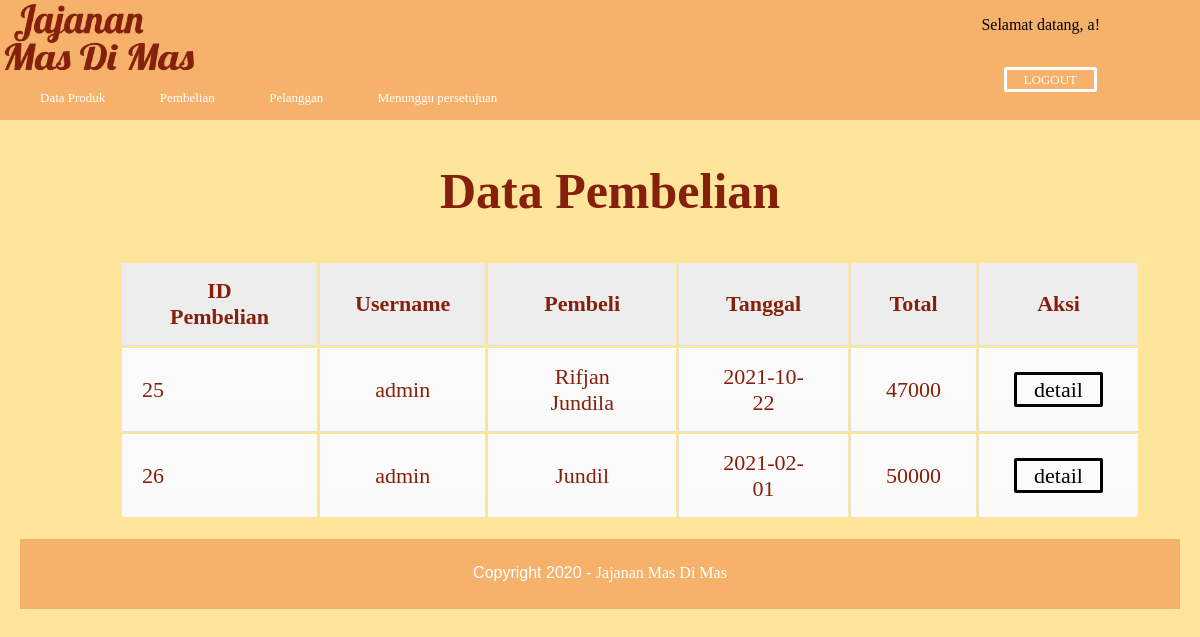
Page /pembelian.php (signed in) on the earlier database version.
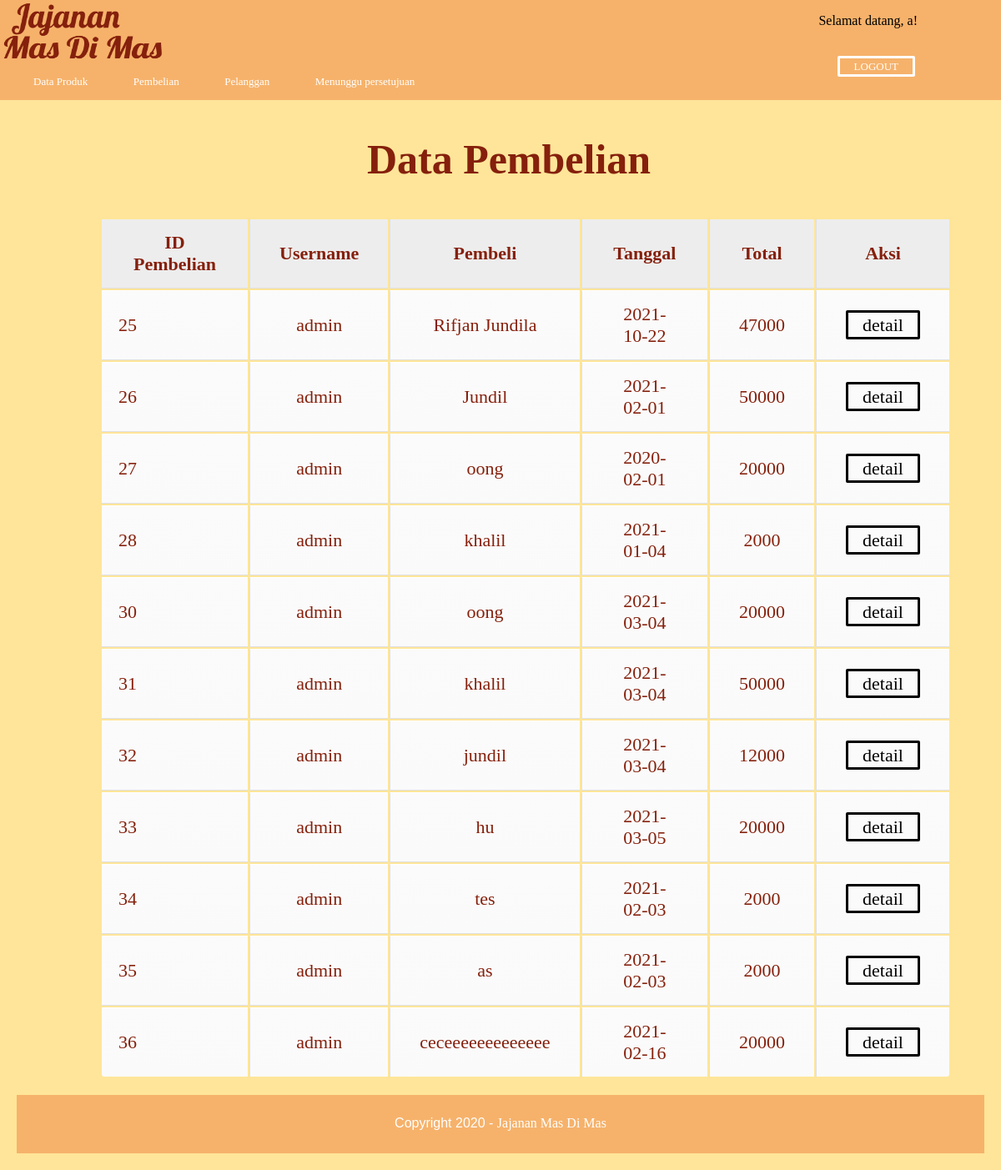
Same page on the later database version.
### tables this page shows
CREATE TABLE `pembelian` (
  `id_pembelian` int(11) NOT NULL,
  `username` varchar(20) NOT NULL,
  `atasnama` varchar(100) NOT NULL,
  `tanggal` date NOT NULL,
  `pembayaran` varchar(200) NOT NULL,
  `total` int(11) NOT NULL,
  `status` enum('diproses','dikirim','selesai','ditolak') NOT NULL DEFAULT 'diproses',
  `bukti_pembayaran` varchar(100) DEFAULT NULL
);

CREATE TABLE `pengguna` (
  `username` varchar(20) NOT NULL,
  `email` varchar(100) NOT NULL,
  `nohp` varchar(15) NOT NULL,
  `password` varchar(20) NOT NULL,
  `password2` varchar(20) NOT NULL,
  `alamat` text NOT NULL,
  `kodepos` varchar(50) NOT NULL
);

### pembelian.php (the view, shortened to what this page needs)
<!DOCTYPE html>
<html>
<head>
	<link rel='stylesheet' href='css/admin.css'>
</head>
<body>
	<div class='header'>
		<a href="admin.php" class="custom-logo-link" rel="home" aria-current="page"><img width="200" height="80px" src="gambar/logo.png" class="custom-logo"/></a>
		<div class="menu-header-1">
			<div class="a">
				<ul>
					<p>Selamat datang, <?php echo $_SESSION['username']; ?>!</p>
					<li><a href="logout.php">LOGOUT</a></li>
				</ul>
			</div>
			<div class="c">
			</div>
		</div>
		<div class="menu-header-2">
		</div>
	</div>
	<div class="header-2">
		<div class="menu-header-2">
			<ul>
				<li><a href="dataproduk.php">Data Produk</a></li>
				<li><a href="pembelian.php">Pembelian</a></li>
				<li><a href="pelanggan.php">Pelanggan</a></li>
				<li><a href="menunggupersetujuan.php">Menunggu persetujuan</a></li>
			</ul>
		</div>
	</div>
	<div class='gambar'>
		<h2> Data Pembelian </h2>
		<table class="table">
			<thead>
				<tr>
					<th>ID Pembelian</th>
					<th>Username</th>
					<th>Pembeli</th>
					<th>Tanggal</th>
					<th>Total</th>
					<th>Aksi</th>
				</tr>
			</thead>
			<tbody>
				<?php
				include 'konek.php';
				$ambil=$con->query("SELECT * FROM pembelian JOIN pengguna ON pembelian.username=pengguna.username"); ?>
				<?php while($pecah = $ambil->fetch_assoc()){ ?>
					<tr>
						<td><?php echo $pecah['id_pembelian'];?></td>
						<td><?php echo $pecah['username'];?></td>
						<td><?=$pecah['atasnama']?></td>
						<td><?php echo $pecah['tanggal'];?></td>
						<td><?php echo $pecah['total'];?></td>
						<td>
							<a href="admin.php?halaman=detail&id=<?php echo $pecah['id_pembelian'];?>" class="btn">detail</a>
						</td>
					</tr>
				<?php } ?>
			</tbody>
		</table>
	</div>
	<div class='footer'>
		<p>Copyright 2020 - <a href=''>Jajanan Mas Di Mas</a></p>
	</div>
</body>
</html>

### css/admin.css (style rules this page uses)
body { background-color: #FFE599; margin: 0; font-family: sans-serif; }
.header { width: 100%; height: 60px; background-color: #F6B26B; }
.menu-header-1 { float: right; height: 60px; width: 40%; border-left: 0px solid; text-align: right; font-family: signika; }
.menu-header-1 .a { border-left: 0px solid; width: 44%; float: right; height: 60px; margin-right: 100px; }
.menu-header-1 .a ul a { font-size: 13px; font-family: Arial Black; font-style: bold; text-decoration: none; color: white; }
.menu-header-1 .a ul li { display: inline-block; position: relative; margin-top: 20px; margin-right: 3px; }
.menu-header-1 .a ul li a { color: white; text-decoration: none; border: 3px solid; border-radius: 2px; padding: 2px 17px 2px 17px; transition: 0.5s ease; }
.menu-header-1 .c { margin-top: 20px; width: 34%; float: right; height: 60px; text-align: center; }
.menu-header-2 { float: right; height: 60px; width: 40%; }
.header-2 { width: 100%; height: 60px; background-color: #F6B26B; }
.header-2 .menu-header-2 { margin-left: 4%; width: 100%; height: 43px; }
.menu-header-2 ul li { display: inline-block; position: relative; list-style-type: none; margin-right: 50px; margin-top: 12px; }
.menu-header-2 ul li a { font-size: 13px; font-family: Arial Black; font-style: bold; text-decoration: none; color: white; }
.gambar { width: 90%; display: grid; grid-template-columns: 1fr; margin:auto; }
.gambar h2 { margin-left: 20px; font-family: Brush Script MT; color: #85200c; font-size: 50px; text-align: center; position: relative; }
.table { margin-left: 60px; font-size: 22px; font-family: times; color: #85200c; position: relative; }
table th { padding: 15px 35px; border-left:1px solid #e0e0e0; border-bottom: 1px solid #e0e0e0; background: #ededed; }
table th:first-child { border-left:none; }
table tr { text-align: center; padding-left: 20px; }
table td:first-child { text-align: left; padding-left: 20px; border-left: 0; }
table td { padding: 15px 35px; border-top: 1px solid #ffffff; border-bottom: 1px solid #e0e0e0; border-left: 1px solid #e0e0e0; background: #fafafa; background: -webkit-gradient(linear, left top, left bottom, from(#fbfbfb), to(#fafafa)); background: -moz-linear-gradient(top, #fbfbfb, #fafafa); }
table tr:last-child td { border-bottom: 0; }
table tr:last-child td:first-child { -moz-border-radius-bottomleft: 3px; -webkit-border-bottom-left-radius: 3px; border-bottom-left-radius: 3px; }
table tr:last-child td:last-child { -moz-border-radius-bottomright: 3px; -webkit-border-bottom-right-radius: 3px; border-bottom-right-radius: 3px; }
.table tbody a { color: black; text-decoration: none; border: 3px solid; border-radius: 2px; padding: 2px 17px 2px 17px; transition: 0.5s ease; }
.footer { text-align: center; margin: 20px; color: white; background: #F6B26B; height: 70px; }
.footer p { padding-top:25px; }
.footer a { text-decoration: none; color: white; font-style: bold; font-family: signika; }

Differences in the rows shown:
added pembelian: id_pembelian "27", pengguna.username "admin", atasnama "oong", tanggal "2020-02-01", total "20000"
added pembelian: id_pembelian "28", pengguna.username "admin", atasnama "khalil", tanggal "2021-01-04", total "2000"
added pembelian: id_pembelian "30", pengguna.username "admin", atasnama "oong", tanggal "2021-03-04", total "20000"
added pembelian: id_pembelian "31", pengguna.username "admin", atasnama "khalil", tanggal "2021-03-04", total "50000"
added pembelian: id_pembelian "32", pengguna.username "admin", atasnama "jundil", tanggal "2021-03-04", total "12000"
added pembelian: id_pembelian "33", pengguna.username "admin", atasnama "hu", tanggal "2021-03-05", total "20000"
added pembelian: id_pembelian "34", pengguna.username "admin", atasnama "tes", tanggal "2021-02-03", total "2000"
added pembelian: id_pembelian "35", pengguna.username "admin", atasnama "as", tanggal "2021-02-03", total "2000"
added pembelian: id_pembelian "36", pengguna.username "admin", atasnama "ceceeeeeeeeeeeee", tanggal "2021-02-16", total "20000"
